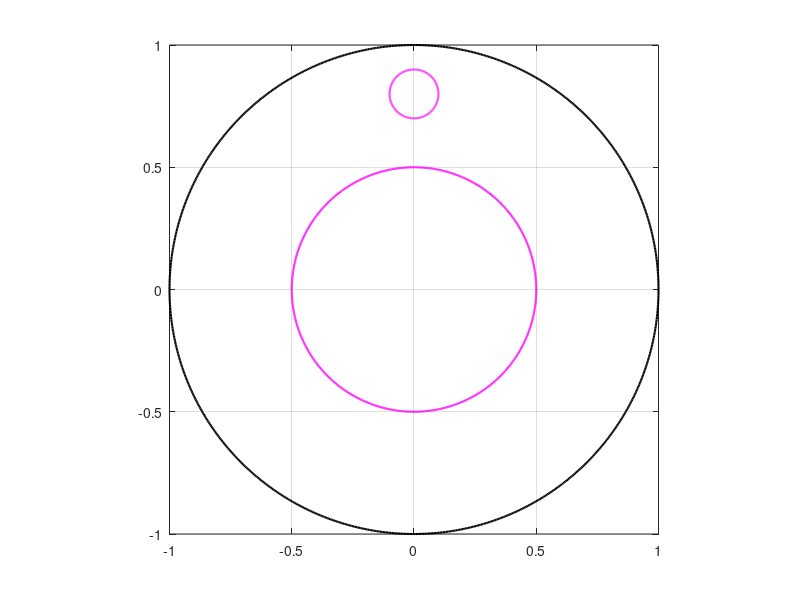

Write MATLAB code to recreate this figure. (Note: this script raises an error after producing the figure.)
clear
clc
addpath ../bie; addpath ../fmm; addpath ../maps;
%%
n         =   2^10
t         =   (0:2*pi/n:2*pi-2*pi/n).';
%% 
rad       =   [0.5;0.1];
cen       =   [0; 0.8i ];
theth     =   [ 0  ; 0  ];
thetv     =   [ pi/2 ; pi/2];
%%
m = length(rad);
% 
et(1:n,1)   =   exp(i.*t);et(1)=1;et(n/4+1)=i;et(n/2+1)=-1;
etp(1:n,1)  =   i.*exp(i.*t);
%%
for k=1:m
    Jk = 1+k*n:(k+1)*n;
    et(Jk,1)    =  cen(k)+rad(k)*exp(-i*t);
    etp(Jk,1)   =      -i*rad(k)*exp(-i*t);
end
%%
figure;
hold on; box on
k=1; crv = et(1+(k-1)*n:k*n);crv(n+1)=crv(1);
plot(real(crv),imag(crv),'-k','LineWidth',1.5);
% 
for k=2:m+1
    crv = et(1+(k-1)*n:k*n);crv(n+1)=crv(1);
    plot(real(crv),imag(crv),'-m','LineWidth',1.5);
end 
axis equal
grid on
axis([-1  1.0  -1.0   1.0])
%%
alpha =  0.7;
mapv = halfrecmap(et,etp,alpha,n,thetv);
maph = halfrecmap(et,etp,alpha,n,theth);
%
U = 3.0;
% 
zetho   =  maph.zet; 
zetvo   =  mapv.zet; 
% 
zetv =  zetvo;
zeth = (1-U).*zetho;
zmap =  (zetv-zeth)/U;
%%
zetb1  =  zmap(n+1:2*n);
zetb1p =  derfft(real(zetb1))+i*derfft(imag(zetb1));
Area1  = -(2*pi/n)*sum(real(zetb1).*imag(zetb1p))
%%
Psi   = @(z)(2./(z-i)-i); %i(i+z)/(i-z)
Psiv  = @(w)(2i./(i*w-1)+i);
%
zmapb = Psiv(zmap);
% 
etb   = []; etbp = [];
for k=0:m
    Jk = 1+k*n:(k+1)*n;
    zet1  =  zmapb(Jk);
    zet1p =  derfft(real(zet1))+i*derfft(imag(zet1));
    etb   = [etb;zet1];
    etbp  = [etbp;zet1p];
end
% 
mapb  = halfrecmap(etb,etbp,alpha,n,theth);
zet   =  mapb.zet;
fetb  =  mapb.fet;
fh0   =  mapb.h0;
%%




%%
figure;
set(groot,'defaultAxesTickLabelInterpreter','latex');  
set(groot,'defaulttextinterpreter','latex');
set(groot,'defaultLegendInterpreter','latex');
hold on; box on
% 
% 
k=1; crv = zmap(1+(k-1)*n:k*n);crv(n+1)=crv(1);
plot(real(crv),imag(crv),'-k','LineWidth',2);
% 
for k=2:m+1
    crv = zmap(1+(k-1)*n:k*n);crv(n+1)=crv(1);
    plot(real(crv),imag(crv),'-k','LineWidth',2);
end 
set(gca,'FontSize',14)
axis equal
axis([-15 15 -1 20])
% xticks([-2:1:2])
% yticks([0:1:4])
set(gca,'LooseInset',get(gca,'TightInset'))
grid on; 
ax=gca; 
set(ax,'xminorgrid','on','yminorgrid','on')
ax.GridAlpha=0.25; ax.MinorGridAlpha=0.25;
% print -depsc halffigsym
%%
